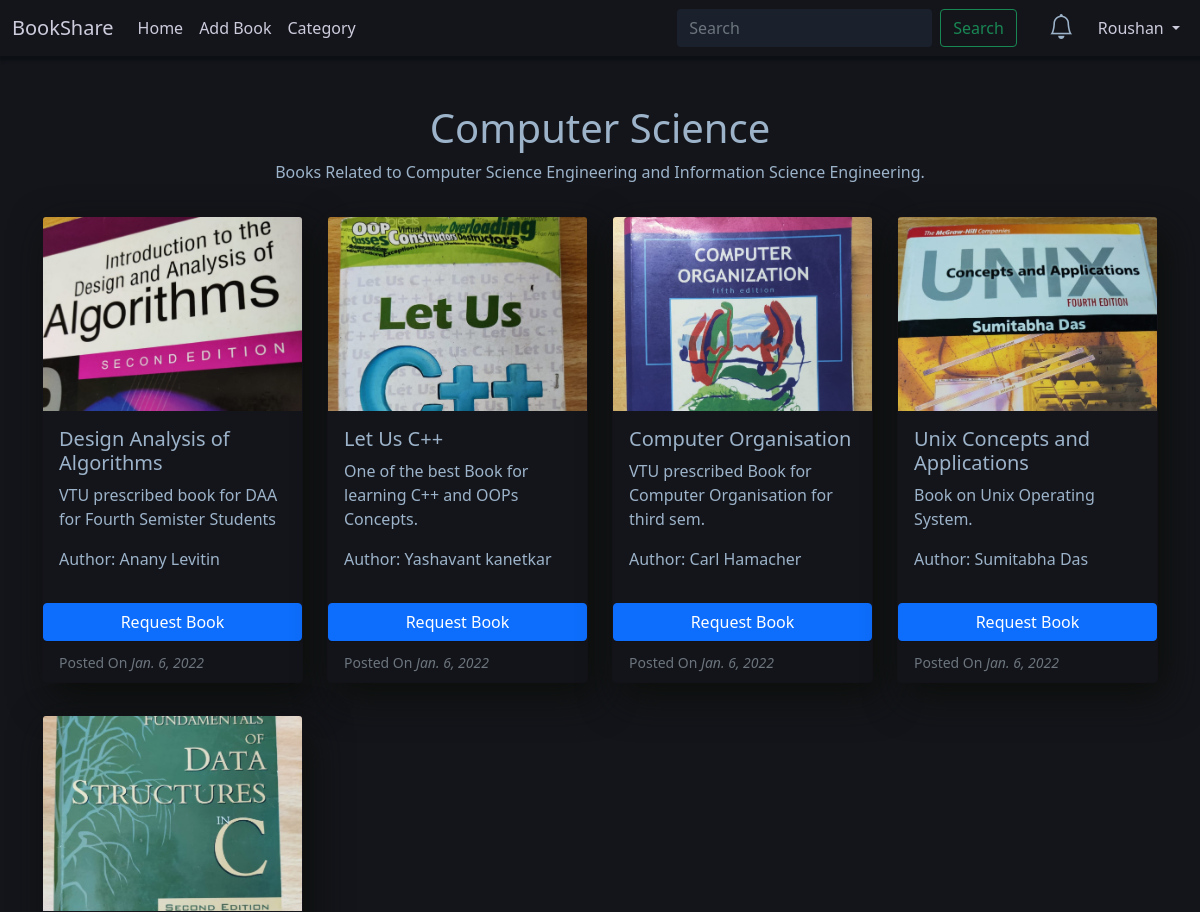
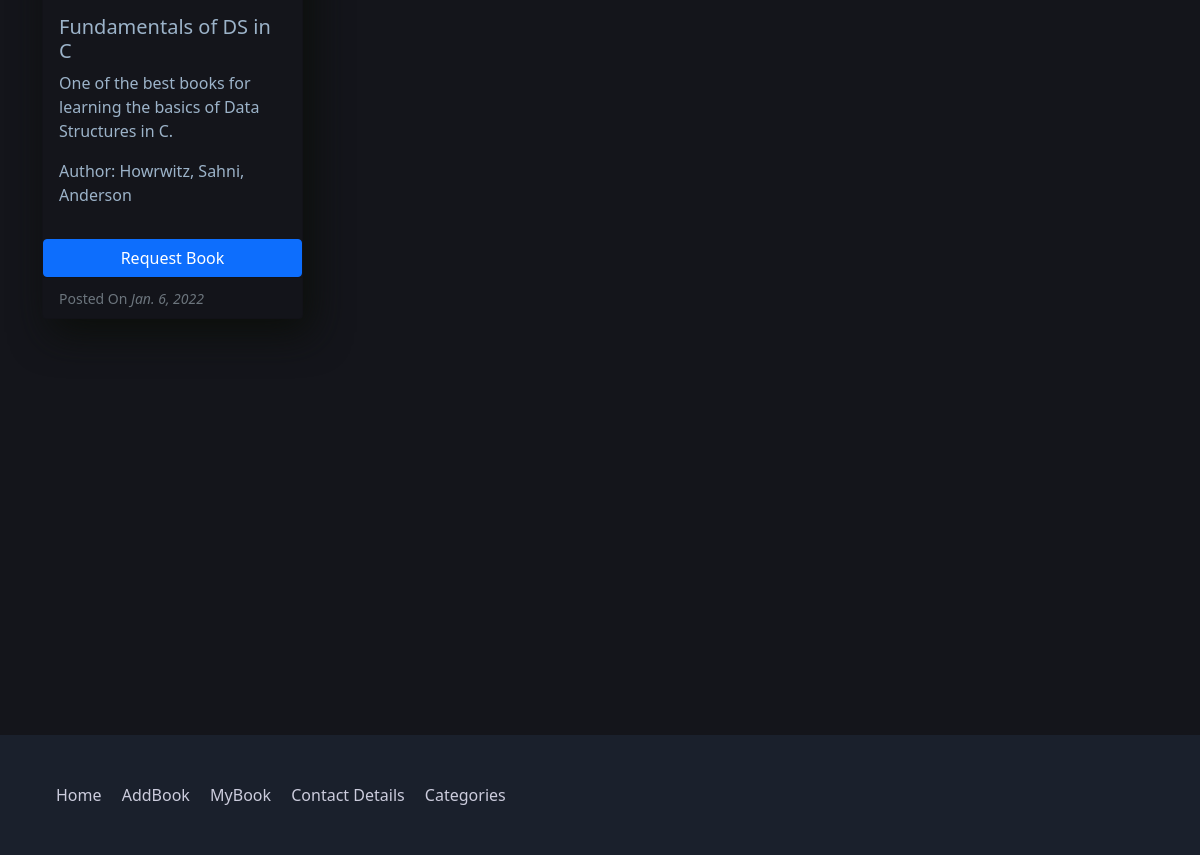
Page /category/5 (signed in) on the committed database (2 pictures, top to bottom).
### core/models.py (models this page shows, shortened)
class Categories(models.Model):
    title = models.CharField(max_length=100)
    desc = models.CharField(max_length=1000)
    parent = models.ForeignKey('self', blank=True, null=True, on_delete=models.CASCADE, related_name="child")

class Book(models.Model):
    title = models.CharField(max_length=100)
    desc = models.CharField(max_length=500)
    thumbnail = models.ImageField(upload_to = "thumbnails/")
    author = models.CharField(max_length=100)
    edition = models.CharField(max_length=20)
    posted_date = models.DateTimeField(default = timezone.now)
    user = models.ForeignKey(User, on_delete=models.CASCADE)
    categories = models.ForeignKey(Categories, on_delete=models.CASCADE, null=True)

### core/views.py (the view)
# urls.py: path('category/<int:id>', view=views.categories_post, name="categories_post"),
@login_required
def categories_post(request, id):
    cat =get_object_or_404(Categories,id=id)
    books = Book.objects.filter(categories=cat)
    return render(request, "category_post_list.html",{
        "category": cat,
        "books":books,
    })

### core/context_processors.py (called while the page is built)
def all_request(request):
    if request.user.is_authenticated:
        reqs = Book_request.objects.filter(reciever=request.user).filter(accepted=False)
        count = reqs.__len__()
        return {
            "all_request": reqs,
            "count": count,
        }
    else:
        return {}

### templates/category_post_list.html (shortened to what this page needs)
{% extends 'base.html' %}
{% block body %}
<div class="container mt-5">
    <div class="row justify-content-start">
    <h1 class="text-center text-primary">{{ category.title }}</h1>
    <p class="text-center">{{ category.desc }}</p>
        {% for book in books %}
        <div class="col-md-3 my-3">
            <div class="card">
                <img src="{{ MEDIA_URL }}{{ book.thumbnail }}" class="card-img-top" alt="...">
                <div class="card-body">
                    <h5 class="card-title">{{ book.title }}</h5>
                    <p class="card-text">{{ book.desc }}</p>
                    <p>Author: {{ book.author }}</p>
                </div>
                <a href="#" class="btn btn-primary">Request Book</a>
                <div class="card-footer">
                    <small class="text-muted">Posted On <em>{{ book.posted_date.date }}</em></small>
                </div>
            </div>
        </div>
        {% empty %}
            <p class="text-center text-danger">There are no book available for this category</p>
        {% endfor %}
    </div>
</div>
{% endblock body %}

### templates/base.html (shortened to what this page needs)
{% load static %}
<!doctype html>
<html lang="en">
  <head>
    <link href="https://cdn.jsdelivr.net/npm/bootstrap@5.1.3/dist/css/bootstrap.min.css" rel="stylesheet">
    <link rel="stylesheet" href="https://cdn.jsdelivr.net/npm/bootstrap-icons@1.7.2/font/bootstrap-icons.css">
    <link rel="stylesheet" href="{% static 'css/style.css' %}">
  </head>
  <body>
    <nav class="navbar navbar-expand-lg navbar-dark bg-dark">
        <div class="container-fluid">
          <a class="navbar-brand" href="{% url 'index' %}">BookShare</a>
          <div class="collapse navbar-collapse" id="navbarSupportedContent">
            <ul class="navbar-nav me-auto mb-2 mb-lg-0">
              <li class="nav-item">
                <a class="nav-link active" aria-current="page" href="{% url 'index' %}">Home</a>
              </li>
              <li class="nav-item">
                <a class="nav-link" href="{% url 'add_book' %}">Add Book</a>
              </li>
              <li class="nav-item">
                <a class="nav-link" href="{% url 'category' %}">Category</a>
              </li>
            </ul>
            <form class="d-flex mx-3 search_form" action='/search' method="GET">
              <input class="form-control me-2" type="search" placeholder="Search" aria-label="Search" name="search_text">
              <button class="btn btn-outline-success" type="submit">Search</button>
            </form>
            {% if request.user.is_authenticated %}
            <ul class="navbar-nav mr-auto mb-2 mb-lg-0">
              <li class="nav-item">
                <div class="dropstart notification">
                  <div class="dropdown-toggle" id="dropdownMenuButton1" data-bs-toggle="dropdown" aria-expanded="false">
                    <p class="mx-3 my-0 text-primary bold noti_icon" style="font-size: 25px; cursor:pointer"><i class="bi bi-bell"></i>
                  </p>
                </div>
                </div>
              </li>
              <li class="nav-item dropdown">
                <a class="nav-link dropdown-toggle" href="#" id="navbarDropdown" role="button" data-bs-toggle="dropdown" aria-expanded="false">
                  {{ request.user.first_name  }}
                </a>
              </li>
            </ul>
            {% else %}
            <a class="btn btn-success" href="/signup">SignUp</a>
              <a class="mx-1 btn btn-success" href="/login">LogIn</a>
            {% endif %}
          </div>
        </div>
      </nav>
      {% block body %}{% endblock body %}
    <div class="footer mt-5 p-5">
      <div class="row">
        <div class="col-md-12 col-sm-12">
          <a href="/" class="f-link">Home</a>
          <a href="{% url 'add_book' %}" class="f-link">AddBook</a>
          <a href="/my_book" class="f-link">MyBook</a>
          <a href="/view_contact/{{ user.id }}" class="f-link">Contact Details</a>
          <a href="{% url 'category' %}" class="f-link">Categories</a>
        </div>
      </div>
    </div>
  </body>
</html>

### static/css/style.css (style rules this page uses)
:root { --primary-background: #14151b; --card-color: #14151b; --secondary-background: #1A202C; --tertiary-background: #1A202C; --primary-text: #9cb3c9; --secondary-text: #fff; --tertiary-text: #ddddff; --header-box-shadow: 2px 2px 3px 3px #0c1014; --link-color: #ccd; --sidebar-gradient: #012; --sidebar-head-text: #eee; --card-hover-box-shadow: 0px 0px 2px 1.5px rgba(12, 15, 11, 1); --card-box-shadow: 8px 14px 38px rgba(12, 15, 11, 1); }
body { background-color: var(--primary-background); color: var(--primary-text); }
.bg-dark { box-shadow: var(--header-box-shadow); background-color: var(--primary-background)!important; }
.navbar-dark .navbar-nav .nav-link { color: var(--link-color)!important; }
.card { background-color: var(--card-color)!important; box-shadow: var(--card-box-shadow)!important; cursor: pointer; }
.text-primary { color: var(--primary-text)!important; }
a { color: var(--link-color)!important; }
input, .form-control { background-color: var(--tertiary-background)!important; border: none!important; color: var(--primary-text)!important; }
.footer { margin-top: 400px!important; background-color: var(--secondary-background)!important; }
.f-link { text-decoration: none; margin: 0 0.5rem; }
.btn-primary { color: white!important; }
.notification .dropdown-toggle::after { display: none!important; }
.notification .dropdown-toggle::before { display: none!important; }

### rows in the picture
Categories: title "Computer Science", desc "Books Related to Computer Science Engineering and Information Science Engineering."
Book: thumbnail (picture), title "Design Analysis of Algorithms", desc "VTU prescribed book for DAA for Fourth Semister Students", author "Anany Levitin", posted_date "Jan. 6, 2022"
Book: thumbnail (picture), title "Let Us C++", desc "One of the best Book for learning C++ and OOPs Concepts.", author "Yashavant kanetkar", posted_date "Jan. 6, 2022"
Book: thumbnail (picture), title "Computer Organisation", desc "VTU prescribed Book for Computer Organisation for third sem.", author "Carl Hamacher", posted_date "Jan. 6, 2022"
Book: thumbnail (picture), title "Unix Concepts and Applications", desc "Book on Unix Operating System.", author "Sumitabha Das", posted_date "Jan. 6, 2022"
Book: thumbnail (picture), title "Fundamentals of DS in C", desc "One of the best books for learning the basics of Data Structures in C.", author "Howrwitz, Sahni, Anderson", posted_date "Jan. 6, 2022"

### other values in the picture
{{ request.user.first_name }} "Roushan"
